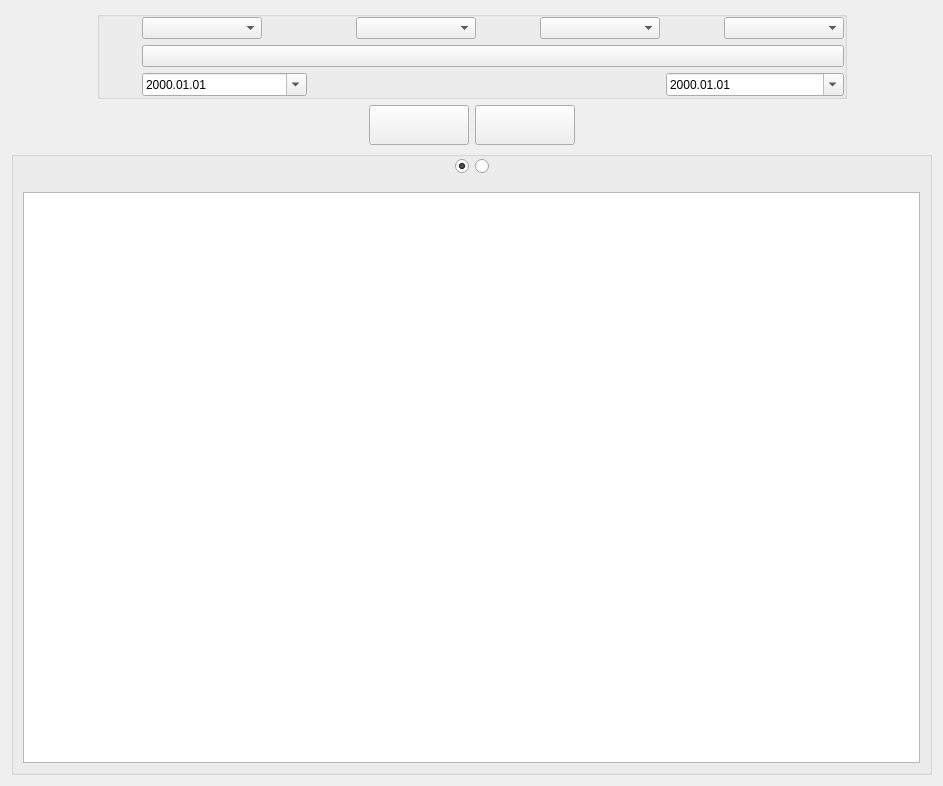
<?xml version="1.0" encoding="UTF-8"?>
<ui version="4.0">
 <class>Admin::DataAnalysisWidget</class>
 <widget class="QWidget" name="Admin::DataAnalysisWidget">
  <property name="geometry">
   <rect>
    <x>0</x>
    <y>0</y>
    <width>943</width>
    <height>786</height>
   </rect>
  </property>
  <property name="windowTitle">
   <string>Form</string>
  </property>
  <layout class="QGridLayout" name="gridLayout_3">
   <item row="1" column="3">
    <widget class="QToolButton" name="btn_export">
     <property name="minimumSize">
      <size>
       <width>100</width>
       <height>40</height>
      </size>
     </property>
     <property name="maximumSize">
      <size>
       <width>100</width>
       <height>40</height>
      </size>
     </property>
     <property name="text">
      <string/>
     </property>
     <property name="icon">
      <iconset resource="../../qrc/resource.qrc">
       <normaloff>:/images/daochu.png</normaloff>:/images/daochu.png</iconset>
     </property>
     <property name="iconSize">
      <size>
       <width>16</width>
       <height>16</height>
      </size>
     </property>
     <property name="toolButtonStyle">
      <enum>Qt::ToolButtonTextBesideIcon</enum>
     </property>
    </widget>
   </item>
   <item row="0" column="0">
    <spacer name="horizontalSpacer_5">
     <property name="orientation">
      <enum>Qt::Horizontal</enum>
     </property>
     <property name="sizeHint" stdset="0">
      <size>
       <width>31</width>
       <height>20</height>
      </size>
     </property>
    </spacer>
   </item>
   <item row="0" column="5">
    <spacer name="horizontalSpacer_6">
     <property name="orientation">
      <enum>Qt::Horizontal</enum>
     </property>
     <property name="sizeHint" stdset="0">
      <size>
       <width>32</width>
       <height>20</height>
      </size>
     </property>
    </spacer>
   </item>
   <item row="0" column="1" colspan="4">
    <widget class="QGroupBox" name="group_top">
     <property name="minimumSize">
      <size>
       <width>750</width>
       <height>0</height>
      </size>
     </property>
     <property name="maximumSize">
      <size>
       <width>16777215</width>
       <height>16777215</height>
      </size>
     </property>
     <layout class="QGridLayout" name="gridLayout_2">
      <property name="leftMargin">
       <number>0</number>
      </property>
      <property name="topMargin">
       <number>0</number>
      </property>
      <property name="rightMargin">
       <number>0</number>
      </property>
      <property name="bottomMargin">
       <number>0</number>
      </property>
      <item row="0" column="0">
       <widget class="QLabel" name="lab_users">
        <property name="text">
         <string/>
        </property>
        <property name="alignment">
         <set>Qt::AlignRight|Qt::AlignTrailing|Qt::AlignVCenter</set>
        </property>
       </widget>
      </item>
      <item row="0" column="1">
       <widget class="QComboBox" name="cmb_users">
        <property name="minimumSize">
         <size>
          <width>120</width>
          <height>0</height>
         </size>
        </property>
        <property name="maximumSize">
         <size>
          <width>120</width>
          <height>16777215</height>
         </size>
        </property>
       </widget>
      </item>
      <item row="0" column="2">
       <spacer name="horizontalSpacer_7">
        <property name="orientation">
         <enum>Qt::Horizontal</enum>
        </property>
        <property name="sizeType">
         <enum>QSizePolicy::Fixed</enum>
        </property>
        <property name="sizeHint" stdset="0">
         <size>
          <width>10</width>
          <height>0</height>
         </size>
        </property>
       </spacer>
      </item>
      <item row="0" column="3">
       <widget class="QLabel" name="lab_series">
        <property name="text">
         <string/>
        </property>
        <property name="alignment">
         <set>Qt::AlignRight|Qt::AlignTrailing|Qt::AlignVCenter</set>
        </property>
       </widget>
      </item>
      <item row="0" column="4">
       <widget class="QComboBox" name="cmb_series">
        <property name="minimumSize">
         <size>
          <width>120</width>
          <height>0</height>
         </size>
        </property>
        <property name="maximumSize">
         <size>
          <width>120</width>
          <height>16777215</height>
         </size>
        </property>
       </widget>
      </item>
      <item row="0" column="5">
       <spacer name="horizontalSpacer_9">
        <property name="orientation">
         <enum>Qt::Horizontal</enum>
        </property>
        <property name="sizeType">
         <enum>QSizePolicy::Fixed</enum>
        </property>
        <property name="sizeHint" stdset="0">
         <size>
          <width>10</width>
          <height>0</height>
         </size>
        </property>
       </spacer>
      </item>
      <item row="0" column="6">
       <widget class="QLabel" name="lab_models">
        <property name="text">
         <string/>
        </property>
        <property name="alignment">
         <set>Qt::AlignRight|Qt::AlignTrailing|Qt::AlignVCenter</set>
        </property>
       </widget>
      </item>
      <item row="0" column="7">
       <widget class="QComboBox" name="cmb_models">
        <property name="minimumSize">
         <size>
          <width>120</width>
          <height>0</height>
         </size>
        </property>
        <property name="maximumSize">
         <size>
          <width>120</width>
          <height>16777215</height>
         </size>
        </property>
       </widget>
      </item>
      <item row="0" column="8">
       <spacer name="horizontalSpacer_8">
        <property name="orientation">
         <enum>Qt::Horizontal</enum>
        </property>
        <property name="sizeType">
         <enum>QSizePolicy::Fixed</enum>
        </property>
        <property name="sizeHint" stdset="0">
         <size>
          <width>10</width>
          <height>0</height>
         </size>
        </property>
       </spacer>
      </item>
      <item row="0" column="9">
       <widget class="QLabel" name="lab_devices">
        <property name="text">
         <string/>
        </property>
        <property name="alignment">
         <set>Qt::AlignRight|Qt::AlignTrailing|Qt::AlignVCenter</set>
        </property>
       </widget>
      </item>
      <item row="0" column="10">
       <widget class="QComboBox" name="cmb_devices">
        <property name="minimumSize">
         <size>
          <width>120</width>
          <height>0</height>
         </size>
        </property>
        <property name="maximumSize">
         <size>
          <width>16777215</width>
          <height>16777215</height>
         </size>
        </property>
       </widget>
      </item>
      <item row="1" column="0">
       <widget class="QLabel" name="lab_data">
        <property name="text">
         <string/>
        </property>
        <property name="alignment">
         <set>Qt::AlignRight|Qt::AlignTrailing|Qt::AlignVCenter</set>
        </property>
       </widget>
      </item>
      <item row="1" column="1" colspan="10">
       <widget class="QPushButton" name="btn_data">
        <property name="text">
         <string/>
        </property>
       </widget>
      </item>
      <item row="2" column="0">
       <widget class="QLabel" name="lab_start_date">
        <property name="text">
         <string/>
        </property>
        <property name="alignment">
         <set>Qt::AlignRight|Qt::AlignTrailing|Qt::AlignVCenter</set>
        </property>
       </widget>
      </item>
      <item row="2" column="1" colspan="2">
       <widget class="QDateEdit" name="start_date">
        <property name="minimumSize">
         <size>
          <width>165</width>
          <height>0</height>
         </size>
        </property>
        <property name="maximumSize">
         <size>
          <width>165</width>
          <height>16777215</height>
         </size>
        </property>
        <property name="readOnly">
         <bool>false</bool>
        </property>
        <property name="displayFormat">
         <string>yyyy.MM.dd</string>
        </property>
        <property name="calendarPopup">
         <bool>true</bool>
        </property>
       </widget>
      </item>
      <item row="2" column="7">
       <widget class="QLabel" name="lab_end_date">
        <property name="text">
         <string/>
        </property>
        <property name="alignment">
         <set>Qt::AlignRight|Qt::AlignTrailing|Qt::AlignVCenter</set>
        </property>
       </widget>
      </item>
      <item row="2" column="8" colspan="3">
       <widget class="QDateEdit" name="end_date">
        <property name="minimumSize">
         <size>
          <width>165</width>
          <height>0</height>
         </size>
        </property>
        <property name="maximumSize">
         <size>
          <width>16777215</width>
          <height>16777215</height>
         </size>
        </property>
        <property name="readOnly">
         <bool>false</bool>
        </property>
        <property name="displayFormat">
         <string>yyyy.MM.dd</string>
        </property>
        <property name="calendarPopup">
         <bool>true</bool>
        </property>
       </widget>
      </item>
     </layout>
    </widget>
   </item>
   <item row="1" column="4" colspan="2">
    <spacer name="horizontalSpacer_4">
     <property name="orientation">
      <enum>Qt::Horizontal</enum>
     </property>
     <property name="sizeHint" stdset="0">
      <size>
       <width>304</width>
       <height>20</height>
      </size>
     </property>
    </spacer>
   </item>
   <item row="1" column="0" colspan="2">
    <spacer name="horizontalSpacer_3">
     <property name="orientation">
      <enum>Qt::Horizontal</enum>
     </property>
     <property name="sizeHint" stdset="0">
      <size>
       <width>304</width>
       <height>20</height>
      </size>
     </property>
    </spacer>
   </item>
   <item row="1" column="2">
    <widget class="QToolButton" name="btn_search">
     <property name="minimumSize">
      <size>
       <width>100</width>
       <height>40</height>
      </size>
     </property>
     <property name="maximumSize">
      <size>
       <width>100</width>
       <height>40</height>
      </size>
     </property>
     <property name="text">
      <string/>
     </property>
     <property name="icon">
      <iconset resource="../../qrc/resource.qrc">
       <normaloff>:/images/sousuo.png</normaloff>:/images/sousuo.png</iconset>
     </property>
     <property name="iconSize">
      <size>
       <width>16</width>
       <height>16</height>
      </size>
     </property>
     <property name="toolButtonStyle">
      <enum>Qt::ToolButtonTextBesideIcon</enum>
     </property>
    </widget>
   </item>
   <item row="2" column="0" colspan="6">
    <widget class="QGroupBox" name="group_data">
     <layout class="QGridLayout" name="gridLayout">
      <property name="leftMargin">
       <number>0</number>
      </property>
      <property name="topMargin">
       <number>0</number>
      </property>
      <property name="rightMargin">
       <number>0</number>
      </property>
      <property name="bottomMargin">
       <number>0</number>
      </property>
      <item row="0" column="2">
       <widget class="QRadioButton" name="radio_graphs">
        <property name="text">
         <string/>
        </property>
        <attribute name="buttonGroup">
         <string notr="true">radioGroup</string>
        </attribute>
       </widget>
      </item>
      <item row="0" column="3">
       <spacer name="horizontalSpacer_2">
        <property name="orientation">
         <enum>Qt::Horizontal</enum>
        </property>
        <property name="sizeHint" stdset="0">
         <size>
          <width>40</width>
          <height>20</height>
         </size>
        </property>
       </spacer>
      </item>
      <item row="0" column="1">
       <widget class="QRadioButton" name="radio_table">
        <property name="text">
         <string/>
        </property>
        <property name="checked">
         <bool>true</bool>
        </property>
        <attribute name="buttonGroup">
         <string notr="true">radioGroup</string>
        </attribute>
       </widget>
      </item>
      <item row="0" column="0">
       <spacer name="horizontalSpacer">
        <property name="orientation">
         <enum>Qt::Horizontal</enum>
        </property>
        <property name="sizeHint" stdset="0">
         <size>
          <width>40</width>
          <height>20</height>
         </size>
        </property>
       </spacer>
      </item>
      <item row="1" column="0" colspan="4">
       <widget class="QStackedWidget" name="stackedWidget">
        <property name="currentIndex">
         <number>0</number>
        </property>
        <widget class="QWidget" name="page_table">
         <layout class="QGridLayout" name="gridLayout_4">
          <item row="0" column="0">
           <widget class="QTableWidget" name="tableWidget"/>
          </item>
         </layout>
        </widget>
        <widget class="QWidget" name="page_graphs">
         <layout class="QGridLayout" name="gridLayout_5">
          <item row="0" column="0">
           <widget class="QGraphicsView" name="graphicsView"/>
          </item>
          <item row="0" column="1">
           <widget class="QListView" name="listView">
            <property name="minimumSize">
             <size>
              <width>100</width>
              <height>0</height>
             </size>
            </property>
            <property name="maximumSize">
             <size>
              <width>100</width>
              <height>16777215</height>
             </size>
            </property>
           </widget>
          </item>
         </layout>
        </widget>
       </widget>
      </item>
     </layout>
    </widget>
   </item>
  </layout>
 </widget>
 <tabstops>
  <tabstop>cmb_users</tabstop>
  <tabstop>cmb_series</tabstop>
  <tabstop>cmb_models</tabstop>
  <tabstop>cmb_devices</tabstop>
  <tabstop>btn_data</tabstop>
  <tabstop>start_date</tabstop>
  <tabstop>end_date</tabstop>
  <tabstop>btn_search</tabstop>
  <tabstop>btn_export</tabstop>
  <tabstop>radio_table</tabstop>
  <tabstop>radio_graphs</tabstop>
 </tabstops>
 <resources>
  <include location="../../qrc/resource.qrc"/>
 </resources>
 <connections/>
 <buttongroups>
  <buttongroup name="radioGroup"/>
 </buttongroups>
</ui>
